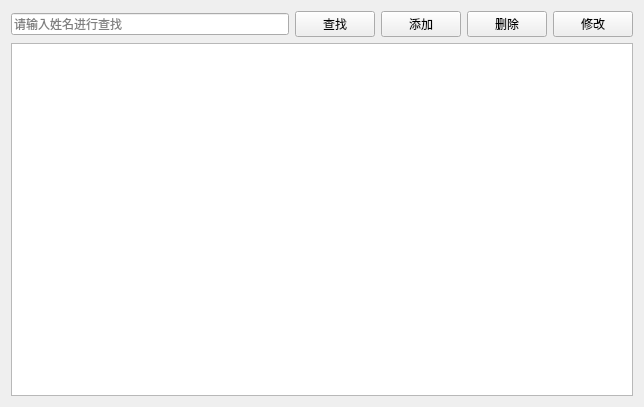
<?xml version="1.0" encoding="UTF-8"?>
<ui version="4.0">
 <class>patientview</class>
 <widget class="QWidget" name="patientview">
  <property name="geometry">
   <rect>
    <x>0</x>
    <y>0</y>
    <width>644</width>
    <height>407</height>
   </rect>
  </property>
  <property name="windowTitle">
   <string>患者管理</string>
  </property>
  <layout class="QVBoxLayout" name="verticalLayout">
   <item>
    <layout class="QHBoxLayout" name="horizontalLayout">
     <item>
      <widget class="QLineEdit" name="lineEdit">
       <property name="placeholderText">
        <string>请输入姓名进行查找</string>
       </property>
      </widget>
     </item>
     <item>
      <widget class="QPushButton" name="btSearch">
       <property name="text">
        <string>查找</string>
       </property>
      </widget>
     </item>
     <item>
      <widget class="QPushButton" name="btAdd">
       <property name="text">
        <string>添加</string>
       </property>
      </widget>
     </item>
     <item>
      <widget class="QPushButton" name="btDelete">
       <property name="text">
        <string>删除</string>
       </property>
      </widget>
     </item>
     <item>
      <widget class="QPushButton" name="btEdit">
       <property name="text">
        <string>修改</string>
       </property>
      </widget>
     </item>
    </layout>
   </item>
   <item>
    <widget class="QTableView" name="tableView"/>
   </item>
  </layout>
 </widget>
 <resources/>
 <connections/>
</ui>
